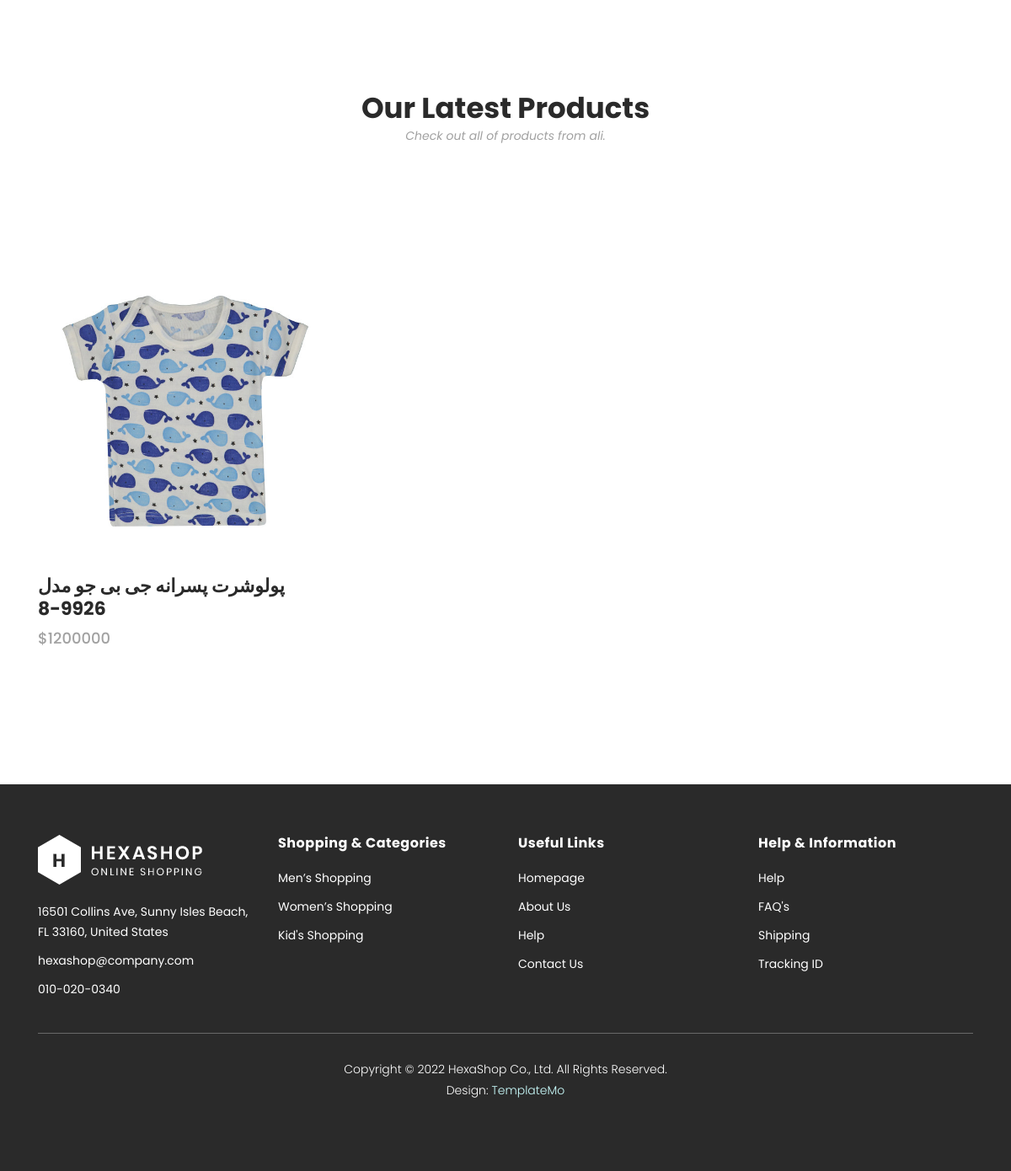
Page /products/admin/ali/ (lower part) on the earlier database version.
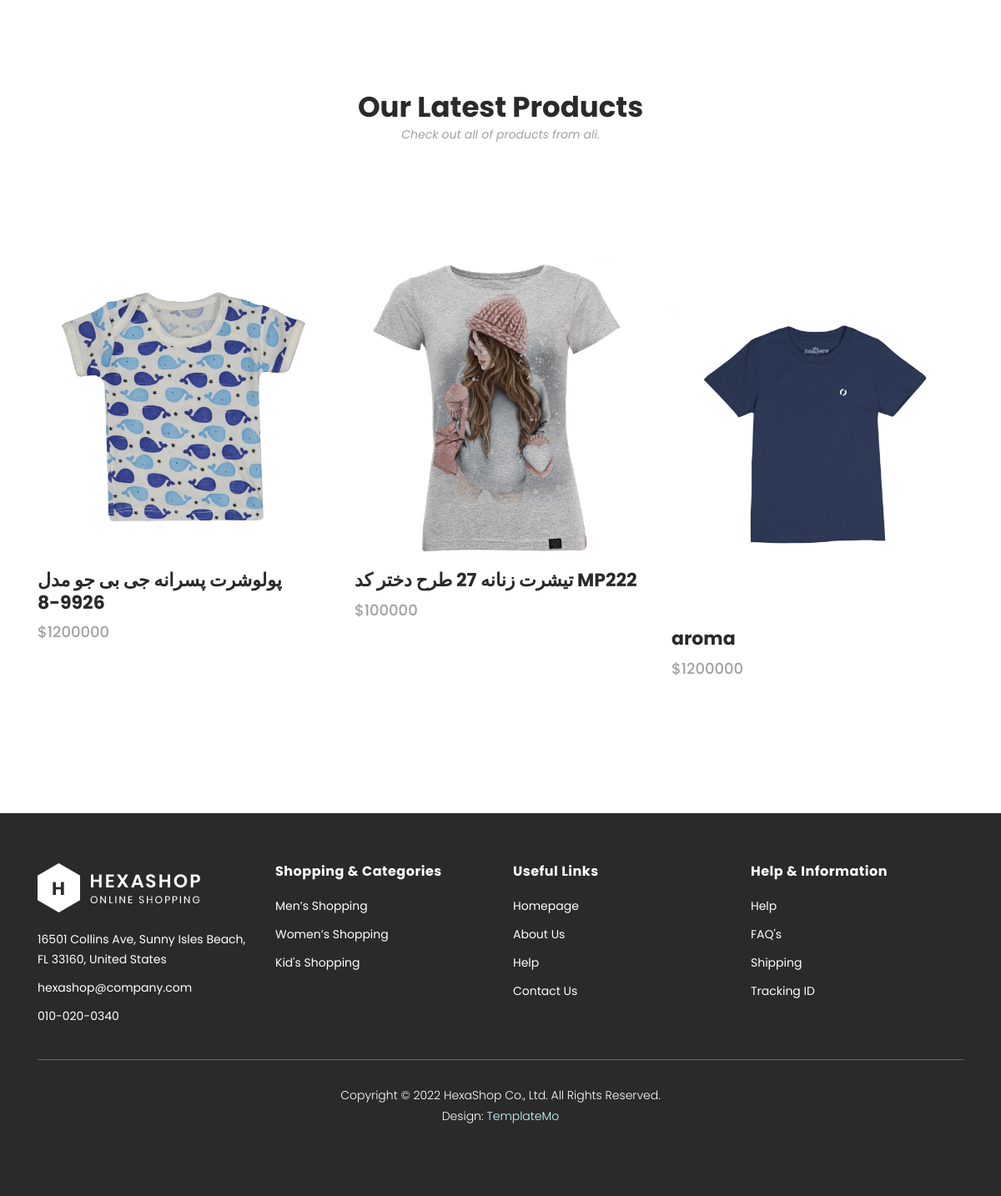
Same page on the later database version.
### products/models.py (models this page shows, shortened)
class Product(models.Model):
    STATUS_CHOICES = (
        ('d' ,'draft'),
        ('p' , 'publish')
    )
    admin = models.ForeignKey(User , null=True , on_delete = models.SET_NULL , related_name='admin')
    title = models.CharField(max_length=50 , null=False , blank=False)
    slug = models.SlugField(max_length=50 , unique=True )
    description =models.TextField()
    categories = models.ManyToManyField('Category' , related_name='product' )
    price = models.BigIntegerField(null=True)
    image = models.ImageField(upload_to='products')
    created = models.DateTimeField(auto_now_add=True)
    status = models.CharField(max_length=1 , default='p' , choices=STATUS_CHOICES)
    stars = models.SmallIntegerField(default=0)
    class Meta:
        verbose_name = 'product'
        verbose_name_plural = 'products'
        ordering = ['-created']
    def Rstars(self):
        return range(self.stars)
    def get_thumbnail(self):
        return format_html(f"<img width='70' style='border-radius: 10px;' src='{self.image.url}'>")
    get_thumbnail.short_description = 'thumbnail'
    def cat_to_str(self):
        return ' , '.join([cat.title for cat in self.categories.published()])
    cat_to_str.short_description = 'categories'
    objects = ProductManager()

### products/views.py (the view)
# urls.py: path('admin/<slug:username>/' , adminpage , name ='admin')
def adminpage(request , username):
    admin = User.objects.get(username = username)
    product_list = admin.admin.published()
    paginator = Paginator(product_list , 6)
    page = request.GET.get('p')
    products =paginator.get_page(page)
    context={
    "admin" : admin ,
    "categories": pcategories,
    "products" : products,
    }
    return render(request , 'products/admin_page.html' ,  context)

### products/models.py (called while the page is built)
    def published (self):
        return self.filter(status = 'p')

### templates/products/admin_page.html (shortened to what this page needs)
{% extends 'products/products.html' %}
{%  load static %}
{% block header %}
	<h2>Our Latest Products</h2>
	<span>Check out all of  products from {{admin.username}}.</span>
{% endblock %}
{% block products %}
<section class="section" id="products">
        <div class="container">
            <div class="row">
                <div class="col-lg-12">
                </div>
            </div>
        </div>
        <div class="container">
            <div class="row">
            {% for product in products %}
                <div class="col-lg-4">
                    <div class="item">
                        <div class="thumb">
                            <a href="{% url 'products:single_product' product.slug %}"><img src="{{ product.image.url }}" alt=""></a>
                        </div>
                        <div class="down-content">
                            <h4>{{ product.title }}</h4>
                            <span>${{ product.price }}</span>
                            <ul class="stars">
                                {% for star in product.Rstars  %}
                                <li><i class="fa fa-star"></i></li>
                                {% endfor %}
                            </ul>
                        </div>
                    </div>
                </div>
                {% endfor %}
            <div class="col-lg-12">
                </div>
            </div>
        </div>
    </section>
{% endblock %}

### templates/products/products.html (shortened to what this page needs)
{% extends 'products/base.html' %}
{%  load static %}
{% block main %}
    <body>
    <section class="section" id="products">
        <div class="container">
            <div class="row">
                <div class="col-lg-12">
                    <div class="section-heading">
                        {% block header %}
                        {% endblock %}
                    </div>
                </div>
            </div>
        </div>
        {% block products %}{% endblock %}
    </section>
{% endblock %}

### templates/products/base.html (shortened to what this page needs)
{% load static %}
<!DOCTYPE html>
<html lang="en">
  <head>
    <link rel="stylesheet" type="text/css" href="{% static 'products/assets/css/bootstrap.min.css' %}">
    <link rel="stylesheet" type="text/css" href="{% static 'products/assets/css/font-awesome.css' %}">
    <link rel="stylesheet" href="{% static 'products/assets/css/templatemo-hexashop.css' %}">
    <link rel="stylesheet" href="{% static 'products/assets/css/owl-carousel.css' %}">
    <link rel="stylesheet" href="{% static 'products/assets/css/lightbox.css' %}">
    </head>
  {% block main %}
  {% endblock %}
    <footer>
        <div class="container">
            <div class="row">
                <div class="col-lg-3">
                    <div class="first-item">
                        <div class="logo">
                            <img src="{% static 'products/assets/images/white-logo.png' %}" alt="hexashop ecommerce templatemo">
                        </div>
                        <ul>
                            <li><a href="#">16501 Collins Ave, Sunny Isles Beach, FL 33160, United States</a></li>
                            <li><a href="#">hexashop@company.com</a></li>
                            <li><a href="#">010-020-0340</a></li>
                        </ul>
                    </div>
                </div>
                <div class="col-lg-3">
                    <h4>Shopping &amp; Categories</h4>
                    <ul>
                        <li><a href="#">Men’s Shopping</a></li>
                        <li><a href="#">Women’s Shopping</a></li>
                        <li><a href="#">Kid's Shopping</a></li>
                    </ul>
                </div>
                <div class="col-lg-3">
                    <h4>Useful Links</h4>
                    <ul>
                        <li><a href="#">Homepage</a></li>
                        <li><a href="#">About Us</a></li>
                        <li><a href="#">Help</a></li>
                        <li><a href="#">Contact Us</a></li>
                    </ul>
                </div>
                <div class="col-lg-3">
                    <h4>Help &amp; Information</h4>
                    <ul>
                        <li><a href="#">Help</a></li>
                        <li><a href="#">FAQ's</a></li>
                        <li><a href="#">Shipping</a></li>
                        <li><a href="#">Tracking ID</a></li>
                    </ul>
                </div>
                <div class="col-lg-12">
                    <div class="under-footer">
                        <p>Copyright © 2022 HexaShop Co., Ltd. All Rights Reserved.
                        <br>Design: <a href="https://templatemo.com" target="_parent" title="free css templates">TemplateMo</a></p>
                        <ul>
                            <li><a href="#"><i class="fa fa-facebook"></i></a></li>
                            <li><a href="#"><i class="fa fa-twitter"></i></a></li>
                            <li><a href="#"><i class="fa fa-linkedin"></i></a></li>
                            <li><a href="#"><i class="fa fa-behance"></i></a></li>
                        </ul>
                    </div>
                </div>
            </div>
        </div>
    </footer>
  </body>
</html>

### static/products/assets/css/templatemo-hexashop.css (style rules this page uses)
html, body, div, span, applet, object, iframe, h1, h2, h3, h4, h5, h6, p, blockquote, div pre, a, abbr, acronym, address, big, cite, code, del, dfn, em, font, img, ins, kbd, q, s, samp, small, strike, strong, sub, sup, tt, var, b, u, i, center, dl, dt, dd, ol, ul, li, figure, header, nav, section, article, aside, footer, figcaption { margin: 0; padding: 0; border: 0; outline: 0; }
ul, li { padding: 0; margin: 0; list-style: none; }
header, nav, section, article, aside, footer, hgroup { display: block; }
* { box-sizing: border-box; }
html, body { font-family: 'Poppins', sans-serif; font-weight: 400; background-color: #fff; font-size: 16px; -ms-text-size-adjust: 100%; -webkit-font-smoothing: antialiased; -moz-osx-font-smoothing: grayscale; }
a { text-decoration: none !important; }
h1, h2, h3, h4, h5, h6 { margin-top: 0px; margin-bottom: 0px; }
ul { margin-bottom: 0px; }
p { font-size: 14px; line-height: 25px; color: #2a2a2a; }
html, body { background: #fff; font-family: 'Poppins', sans-serif; }
.section-heading h2 { font-size: 34px; font-weight: 700; color: #2a2a2a; }
.section-heading span { font-size: 14px; color: #a1a1a1; font-style: italic; font-weight: 400; }
footer { margin-top: 60px; padding: 60px 0px 30px 0px; background-color: #2a2a2a; }
footer .logo { margin-bottom: 20px; }
footer ul li { display: block; margin-bottom: 10px; }
footer ul li a { font-size: 14px; color: #fff; transition: all .3s; }
footer h4 { letter-spacing: 0.5px; font-size: 16px; color: #fff; font-weight: 700; margin-bottom: 20px; }
footer .under-footer { margin-top: 30px; padding-top: 30px; text-align: center; border-top: 1px solid rgba(250,250,250,0.3); }
footer .under-footer ul { margin-top: 20px; }
footer .under-footer ul li { display: inline-block; margin: 0px 10px; }
footer .under-footer ul li a { font-size: 22px; }
footer .under-footer p { color: #fff; font-size: 14px; font-weight: 300; }
footer .under-footer a { color: #cff; }
#products .section-heading { text-align: center; margin-bottom: 60px; margin-top: 80px; }
#products .item { margin-bottom: 30px; }
#products .item .thumb img { width: 100%; overflow: hidden; }
#products .item .down-content { padding-top: 20px; position: relative; z-index: 3; background-color: #fff; }
#products .item .down-content h4 { font-size: 22px; color: #2a2a2a; font-weight: 700; margin-bottom: 8px; }
#products .item .down-content span { font-size: 18px; color: #a1a1a1; font-weight: 500; display: block; }
#products .item .down-content ul.stars { position: absolute; right: 0; top: 20px; }
#products .item .down-content ul.stars li { display: inline; font-size: 13px; }
#products .item .thumb { position: relative; }

Differences in the rows shown:
now on this page (row edited): Product: image (picture), title "تیشرت زنانه 27 طرح دختر کد MP222", price "100000", stars 4 (drawn)
now on this page (row edited): Product: image (picture), title "aroma", price "1200000", stars 2 (drawn)
